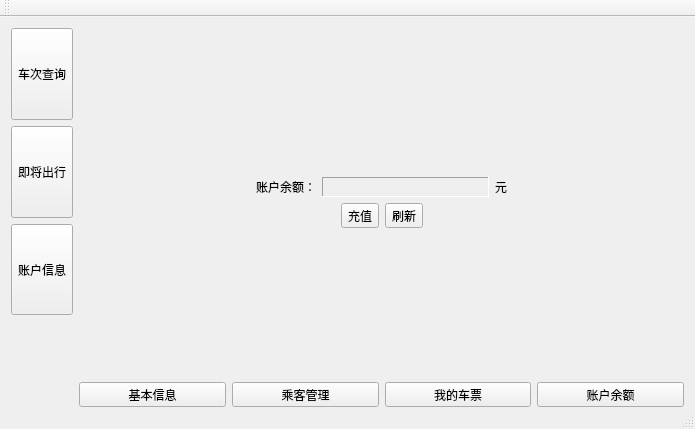
<?xml version="1.0" encoding="UTF-8"?>
<ui version="4.0">
 <class>MainWindow</class>
 <widget class="QMainWindow" name="MainWindow">
  <property name="geometry">
   <rect>
    <x>0</x>
    <y>0</y>
    <width>695</width>
    <height>429</height>
   </rect>
  </property>
  <property name="windowTitle">
   <string>12307票务管理系统</string>
  </property>
  <widget class="QWidget" name="centralWidget">
   <layout class="QHBoxLayout" name="horizontalLayout_3">
    <property name="bottomMargin">
     <number>0</number>
    </property>
    <item>
     <layout class="QVBoxLayout" name="verticalLayout">
      <item>
       <widget class="QToolButton" name="train_btm">
        <property name="sizePolicy">
         <sizepolicy hsizetype="Fixed" vsizetype="Expanding">
          <horstretch>0</horstretch>
          <verstretch>0</verstretch>
         </sizepolicy>
        </property>
        <property name="text">
         <string>车次查询</string>
        </property>
       </widget>
      </item>
      <item>
       <widget class="QToolButton" name="user_btm_2">
        <property name="sizePolicy">
         <sizepolicy hsizetype="Fixed" vsizetype="Expanding">
          <horstretch>0</horstretch>
          <verstretch>0</verstretch>
         </sizepolicy>
        </property>
        <property name="text">
         <string>即将出行</string>
        </property>
       </widget>
      </item>
      <item>
       <widget class="QToolButton" name="user_btm">
        <property name="sizePolicy">
         <sizepolicy hsizetype="Fixed" vsizetype="Expanding">
          <horstretch>0</horstretch>
          <verstretch>0</verstretch>
         </sizepolicy>
        </property>
        <property name="text">
         <string>账户信息</string>
        </property>
       </widget>
      </item>
      <item>
       <spacer name="verticalSpacer">
        <property name="orientation">
         <enum>Qt::Vertical</enum>
        </property>
        <property name="sizeHint" stdset="0">
         <size>
          <width>20</width>
          <height>40</height>
         </size>
        </property>
       </spacer>
      </item>
     </layout>
    </item>
    <item>
     <widget class="QStackedWidget" name="stackedWidget">
      <property name="currentIndex">
       <number>1</number>
      </property>
      <widget class="QWidget" name="train">
       <layout class="QVBoxLayout" name="verticalLayout_2">
        <item>
         <layout class="QHBoxLayout" name="horizontalLayout_4">
          <item>
           <layout class="QFormLayout" name="formLayout">
            <item row="0" column="0">
             <widget class="QLabel" name="label">
              <property name="text">
               <string>始发站</string>
              </property>
             </widget>
            </item>
            <item row="0" column="1">
             <widget class="QComboBox" name="origin"/>
            </item>
            <item row="1" column="0">
             <widget class="QLabel" name="label_2">
              <property name="text">
               <string>终点站</string>
              </property>
             </widget>
            </item>
            <item row="1" column="1">
             <widget class="QComboBox" name="destination"/>
            </item>
            <item row="2" column="0">
             <widget class="QLabel" name="label_3">
              <property name="text">
               <string>出发日期</string>
              </property>
             </widget>
            </item>
            <item row="2" column="1">
             <widget class="QDateEdit" name="dateEdit">
              <property name="sizePolicy">
               <sizepolicy hsizetype="Expanding" vsizetype="Fixed">
                <horstretch>0</horstretch>
                <verstretch>0</verstretch>
               </sizepolicy>
              </property>
              <property name="displayFormat">
               <string>yyyy-MM-dd</string>
              </property>
              <property name="calendarPopup">
               <bool>true</bool>
              </property>
             </widget>
            </item>
           </layout>
          </item>
          <item>
           <layout class="QFormLayout" name="formLayout_2">
            <item row="0" column="0">
             <widget class="QLabel" name="label_4">
              <property name="text">
               <string>车次</string>
              </property>
             </widget>
            </item>
            <item row="0" column="1">
             <widget class="QLineEdit" name="trainNumber"/>
            </item>
            <item row="1" column="0">
             <widget class="QLabel" name="label_5">
              <property name="text">
               <string>列车类型</string>
              </property>
             </widget>
            </item>
            <item row="1" column="1">
             <widget class="QComboBox" name="trainType"/>
            </item>
            <item row="2" column="0">
             <widget class="QLabel" name="label_6">
              <property name="text">
               <string>座位类型</string>
              </property>
             </widget>
            </item>
            <item row="2" column="1">
             <widget class="QComboBox" name="spotType"/>
            </item>
           </layout>
          </item>
          <item>
           <widget class="QPushButton" name="searchButton">
            <property name="sizePolicy">
             <sizepolicy hsizetype="Minimum" vsizetype="Fixed">
              <horstretch>0</horstretch>
              <verstretch>0</verstretch>
             </sizepolicy>
            </property>
            <property name="text">
             <string>🔍搜索</string>
            </property>
            <property name="autoDefault">
             <bool>true</bool>
            </property>
           </widget>
          </item>
         </layout>
        </item>
        <item>
         <widget class="QTableWidget" name="trainInfo">
          <property name="editTriggers">
           <set>QAbstractItemView::NoEditTriggers</set>
          </property>
          <property name="selectionMode">
           <enum>QAbstractItemView::SingleSelection</enum>
          </property>
          <property name="selectionBehavior">
           <enum>QAbstractItemView::SelectRows</enum>
          </property>
          <property name="sortingEnabled">
           <bool>true</bool>
          </property>
          <property name="rowCount">
           <number>0</number>
          </property>
          <property name="columnCount">
           <number>8</number>
          </property>
          <attribute name="horizontalHeaderDefaultSectionSize">
           <number>55</number>
          </attribute>
          <attribute name="horizontalHeaderStretchLastSection">
           <bool>true</bool>
          </attribute>
          <attribute name="verticalHeaderVisible">
           <bool>false</bool>
          </attribute>
          <attribute name="verticalHeaderDefaultSectionSize">
           <number>21</number>
          </attribute>
          <column>
           <property name="text">
            <string>车次</string>
           </property>
          </column>
          <column>
           <property name="text">
            <string>始发站</string>
           </property>
          </column>
          <column>
           <property name="text">
            <string>终点站</string>
           </property>
          </column>
          <column>
           <property name="text">
            <string>发车时间</string>
           </property>
          </column>
          <column>
           <property name="text">
            <string>到达时间</string>
           </property>
          </column>
          <column>
           <property name="text">
            <string>运行时长</string>
           </property>
          </column>
          <column>
           <property name="text">
            <string>余票</string>
           </property>
          </column>
          <column>
           <property name="text">
            <string>价格</string>
           </property>
          </column>
         </widget>
        </item>
        <item>
         <layout class="QHBoxLayout" name="horizontalLayout_6">
          <item>
           <spacer name="horizontalSpacer">
            <property name="orientation">
             <enum>Qt::Horizontal</enum>
            </property>
            <property name="sizeHint" stdset="0">
             <size>
              <width>40</width>
              <height>20</height>
             </size>
            </property>
           </spacer>
          </item>
          <item>
           <widget class="QPushButton" name="deleteButton">
            <property name="text">
             <string>删除</string>
            </property>
           </widget>
          </item>
          <item>
           <widget class="QPushButton" name="addButton">
            <property name="text">
             <string>添加</string>
            </property>
           </widget>
          </item>
          <item>
           <widget class="QPushButton" name="modifyButton">
            <property name="sizePolicy">
             <sizepolicy hsizetype="Preferred" vsizetype="Fixed">
              <horstretch>0</horstretch>
              <verstretch>0</verstretch>
             </sizepolicy>
            </property>
            <property name="text">
             <string>修改</string>
            </property>
           </widget>
          </item>
          <item>
           <widget class="QPushButton" name="orderButton">
            <property name="sizePolicy">
             <sizepolicy hsizetype="Preferred" vsizetype="Fixed">
              <horstretch>0</horstretch>
              <verstretch>0</verstretch>
             </sizepolicy>
            </property>
            <property name="text">
             <string>购买</string>
            </property>
           </widget>
          </item>
         </layout>
        </item>
       </layout>
      </widget>
      <widget class="QWidget" name="user">
       <layout class="QVBoxLayout" name="verticalLayout_3">
        <property name="leftMargin">
         <number>0</number>
        </property>
        <property name="topMargin">
         <number>0</number>
        </property>
        <property name="rightMargin">
         <number>0</number>
        </property>
        <property name="bottomMargin">
         <number>0</number>
        </property>
        <item>
         <widget class="QStackedWidget" name="stackedWidget_2">
          <property name="frameShadow">
           <enum>QFrame::Raised</enum>
          </property>
          <property name="currentIndex">
           <number>3</number>
          </property>
          <widget class="QWidget" name="info_stk">
           <layout class="QVBoxLayout" name="verticalLayout_4">
            <item>
             <widget class="QLabel" name="label_7">
              <property name="text">
               <string/>
              </property>
             </widget>
            </item>
            <item>
             <spacer name="verticalSpacer_3">
              <property name="orientation">
               <enum>Qt::Vertical</enum>
              </property>
              <property name="sizeHint" stdset="0">
               <size>
                <width>20</width>
                <height>40</height>
               </size>
              </property>
             </spacer>
            </item>
            <item>
             <layout class="QHBoxLayout" name="horizontalLayout_5">
              <item>
               <spacer name="horizontalSpacer_2">
                <property name="orientation">
                 <enum>Qt::Horizontal</enum>
                </property>
                <property name="sizeHint" stdset="0">
                 <size>
                  <width>40</width>
                  <height>20</height>
                 </size>
                </property>
               </spacer>
              </item>
              <item>
               <layout class="QGridLayout" name="gridLayout">
                <item row="0" column="0">
                 <widget class="QLabel" name="username_label">
                  <property name="sizePolicy">
                   <sizepolicy hsizetype="Fixed" vsizetype="Preferred">
                    <horstretch>0</horstretch>
                    <verstretch>0</verstretch>
                   </sizepolicy>
                  </property>
                  <property name="text">
                   <string>用户名：</string>
                  </property>
                 </widget>
                </item>
                <item row="0" column="1">
                 <widget class="QLabel" name="username_lab">
                  <property name="sizePolicy">
                   <sizepolicy hsizetype="Fixed" vsizetype="Preferred">
                    <horstretch>0</horstretch>
                    <verstretch>0</verstretch>
                   </sizepolicy>
                  </property>
                  <property name="text">
                   <string/>
                  </property>
                 </widget>
                </item>
                <item row="1" column="0">
                 <widget class="QLabel" name="passwd_label">
                  <property name="sizePolicy">
                   <sizepolicy hsizetype="Fixed" vsizetype="Preferred">
                    <horstretch>0</horstretch>
                    <verstretch>0</verstretch>
                   </sizepolicy>
                  </property>
                  <property name="text">
                   <string>密码：</string>
                  </property>
                 </widget>
                </item>
                <item row="2" column="0">
                 <widget class="QLabel" name="name_label">
                  <property name="sizePolicy">
                   <sizepolicy hsizetype="Fixed" vsizetype="Preferred">
                    <horstretch>0</horstretch>
                    <verstretch>0</verstretch>
                   </sizepolicy>
                  </property>
                  <property name="text">
                   <string>姓名：</string>
                  </property>
                 </widget>
                </item>
                <item row="2" column="1">
                 <widget class="QLabel" name="name_lab">
                  <property name="sizePolicy">
                   <sizepolicy hsizetype="Fixed" vsizetype="Preferred">
                    <horstretch>0</horstretch>
                    <verstretch>0</verstretch>
                   </sizepolicy>
                  </property>
                  <property name="text">
                   <string/>
                  </property>
                 </widget>
                </item>
                <item row="3" column="0">
                 <widget class="QLabel" name="sex_label">
                  <property name="sizePolicy">
                   <sizepolicy hsizetype="Fixed" vsizetype="Preferred">
                    <horstretch>0</horstretch>
                    <verstretch>0</verstretch>
                   </sizepolicy>
                  </property>
                  <property name="text">
                   <string>性别：</string>
                  </property>
                 </widget>
                </item>
                <item row="3" column="1">
                 <widget class="QLabel" name="sex_lab">
                  <property name="sizePolicy">
                   <sizepolicy hsizetype="Fixed" vsizetype="Preferred">
                    <horstretch>0</horstretch>
                    <verstretch>0</verstretch>
                   </sizepolicy>
                  </property>
                  <property name="text">
                   <string/>
                  </property>
                 </widget>
                </item>
                <item row="4" column="0">
                 <widget class="QLabel" name="phone_label">
                  <property name="sizePolicy">
                   <sizepolicy hsizetype="Fixed" vsizetype="Preferred">
                    <horstretch>0</horstretch>
                    <verstretch>0</verstretch>
                   </sizepolicy>
                  </property>
                  <property name="text">
                   <string>电话：</string>
                  </property>
                 </widget>
                </item>
                <item row="4" column="1">
                 <widget class="QLabel" name="phone_lab">
                  <property name="sizePolicy">
                   <sizepolicy hsizetype="Fixed" vsizetype="Preferred">
                    <horstretch>0</horstretch>
                    <verstretch>0</verstretch>
                   </sizepolicy>
                  </property>
                  <property name="text">
                   <string/>
                  </property>
                 </widget>
                </item>
                <item row="5" column="0">
                 <widget class="QLabel" name="email_label">
                  <property name="sizePolicy">
                   <sizepolicy hsizetype="Fixed" vsizetype="Preferred">
                    <horstretch>0</horstretch>
                    <verstretch>0</verstretch>
                   </sizepolicy>
                  </property>
                  <property name="text">
                   <string>邮箱：</string>
                  </property>
                 </widget>
                </item>
                <item row="5" column="1">
                 <widget class="QLabel" name="email_lab">
                  <property name="sizePolicy">
                   <sizepolicy hsizetype="Fixed" vsizetype="Preferred">
                    <horstretch>0</horstretch>
                    <verstretch>0</verstretch>
                   </sizepolicy>
                  </property>
                  <property name="text">
                   <string/>
                  </property>
                 </widget>
                </item>
                <item row="1" column="1">
                 <widget class="QPushButton" name="password_reset">
                  <property name="sizePolicy">
                   <sizepolicy hsizetype="Fixed" vsizetype="Fixed">
                    <horstretch>0</horstretch>
                    <verstretch>0</verstretch>
                   </sizepolicy>
                  </property>
                  <property name="text">
                   <string>修改密码</string>
                  </property>
                 </widget>
                </item>
               </layout>
              </item>
              <item>
               <spacer name="horizontalSpacer_3">
                <property name="orientation">
                 <enum>Qt::Horizontal</enum>
                </property>
                <property name="sizeHint" stdset="0">
                 <size>
                  <width>40</width>
                  <height>20</height>
                 </size>
                </property>
               </spacer>
              </item>
             </layout>
            </item>
            <item>
             <layout class="QHBoxLayout" name="horizontalLayout_2">
              <item>
               <spacer name="horizontalSpacer_4">
                <property name="orientation">
                 <enum>Qt::Horizontal</enum>
                </property>
                <property name="sizeHint" stdset="0">
                 <size>
                  <width>40</width>
                  <height>20</height>
                 </size>
                </property>
               </spacer>
              </item>
              <item>
               <widget class="QPushButton" name="info_updatebtn">
                <property name="sizePolicy">
                 <sizepolicy hsizetype="Fixed" vsizetype="Fixed">
                  <horstretch>0</horstretch>
                  <verstretch>0</verstretch>
                 </sizepolicy>
                </property>
                <property name="text">
                 <string>修改</string>
                </property>
               </widget>
              </item>
              <item>
               <widget class="QPushButton" name="info_query_btn">
                <property name="sizePolicy">
                 <sizepolicy hsizetype="Fixed" vsizetype="Fixed">
                  <horstretch>0</horstretch>
                  <verstretch>0</verstretch>
                 </sizepolicy>
                </property>
                <property name="text">
                 <string>刷新</string>
                </property>
               </widget>
              </item>
              <item>
               <spacer name="horizontalSpacer_5">
                <property name="orientation">
                 <enum>Qt::Horizontal</enum>
                </property>
                <property name="sizeHint" stdset="0">
                 <size>
                  <width>40</width>
                  <height>20</height>
                 </size>
                </property>
               </spacer>
              </item>
             </layout>
            </item>
            <item>
             <spacer name="verticalSpacer_2">
              <property name="orientation">
               <enum>Qt::Vertical</enum>
              </property>
              <property name="sizeHint" stdset="0">
               <size>
                <width>20</width>
                <height>40</height>
               </size>
              </property>
             </spacer>
            </item>
           </layout>
          </widget>
          <widget class="QWidget" name="pass_stk"/>
          <widget class="QWidget" name="history_stk"/>
          <widget class="QWidget" name="money_stk">
           <layout class="QVBoxLayout" name="verticalLayout_5">
            <item>
             <spacer name="verticalSpacer_4">
              <property name="orientation">
               <enum>Qt::Vertical</enum>
              </property>
              <property name="sizeHint" stdset="0">
               <size>
                <width>20</width>
                <height>122</height>
               </size>
              </property>
             </spacer>
            </item>
            <item>
             <layout class="QHBoxLayout" name="horizontalLayout_7">
              <item>
               <spacer name="horizontalSpacer_6">
                <property name="orientation">
                 <enum>Qt::Horizontal</enum>
                </property>
                <property name="sizeHint" stdset="0">
                 <size>
                  <width>40</width>
                  <height>20</height>
                 </size>
                </property>
               </spacer>
              </item>
              <item>
               <widget class="QLabel" name="money_text">
                <property name="text">
                 <string>账户余额：</string>
                </property>
               </widget>
              </item>
              <item>
               <widget class="QLabel" name="money_dis_lab">
                <property name="sizePolicy">
                 <sizepolicy hsizetype="Expanding" vsizetype="Preferred">
                  <horstretch>0</horstretch>
                  <verstretch>0</verstretch>
                 </sizepolicy>
                </property>
                <property name="frameShape">
                 <enum>QFrame::Panel</enum>
                </property>
                <property name="frameShadow">
                 <enum>QFrame::Sunken</enum>
                </property>
                <property name="text">
                 <string/>
                </property>
               </widget>
              </item>
              <item>
               <widget class="QLabel" name="money_text2">
                <property name="text">
                 <string>元</string>
                </property>
               </widget>
              </item>
              <item>
               <spacer name="horizontalSpacer_7">
                <property name="orientation">
                 <enum>Qt::Horizontal</enum>
                </property>
                <property name="sizeHint" stdset="0">
                 <size>
                  <width>40</width>
                  <height>20</height>
                 </size>
                </property>
               </spacer>
              </item>
             </layout>
            </item>
            <item>
             <layout class="QHBoxLayout" name="horizontalLayout_8">
              <item>
               <spacer name="horizontalSpacer_8">
                <property name="orientation">
                 <enum>Qt::Horizontal</enum>
                </property>
                <property name="sizeHint" stdset="0">
                 <size>
                  <width>40</width>
                  <height>20</height>
                 </size>
                </property>
               </spacer>
              </item>
              <item>
               <widget class="QToolButton" name="money_update_btn">
                <property name="text">
                 <string>充值</string>
                </property>
               </widget>
              </item>
              <item>
               <widget class="QToolButton" name="money_query_btn">
                <property name="text">
                 <string>刷新</string>
                </property>
               </widget>
              </item>
              <item>
               <spacer name="horizontalSpacer_9">
                <property name="orientation">
                 <enum>Qt::Horizontal</enum>
                </property>
                <property name="sizeHint" stdset="0">
                 <size>
                  <width>40</width>
                  <height>20</height>
                 </size>
                </property>
               </spacer>
              </item>
             </layout>
            </item>
            <item>
             <spacer name="verticalSpacer_5">
              <property name="orientation">
               <enum>Qt::Vertical</enum>
              </property>
              <property name="sizeHint" stdset="0">
               <size>
                <width>20</width>
                <height>119</height>
               </size>
              </property>
             </spacer>
            </item>
           </layout>
          </widget>
         </widget>
        </item>
        <item>
         <layout class="QHBoxLayout" name="horizontalLayout">
          <item>
           <widget class="QToolButton" name="info_pb">
            <property name="sizePolicy">
             <sizepolicy hsizetype="Expanding" vsizetype="Fixed">
              <horstretch>0</horstretch>
              <verstretch>0</verstretch>
             </sizepolicy>
            </property>
            <property name="text">
             <string>基本信息</string>
            </property>
           </widget>
          </item>
          <item>
           <widget class="QToolButton" name="pass_pb">
            <property name="sizePolicy">
             <sizepolicy hsizetype="Expanding" vsizetype="Fixed">
              <horstretch>0</horstretch>
              <verstretch>0</verstretch>
             </sizepolicy>
            </property>
            <property name="text">
             <string>乘客管理</string>
            </property>
           </widget>
          </item>
          <item>
           <widget class="QToolButton" name="his_pb">
            <property name="sizePolicy">
             <sizepolicy hsizetype="Expanding" vsizetype="Fixed">
              <horstretch>0</horstretch>
              <verstretch>0</verstretch>
             </sizepolicy>
            </property>
            <property name="text">
             <string>我的车票</string>
            </property>
           </widget>
          </item>
          <item>
           <widget class="QToolButton" name="bal_pb">
            <property name="sizePolicy">
             <sizepolicy hsizetype="Expanding" vsizetype="Fixed">
              <horstretch>0</horstretch>
              <verstretch>0</verstretch>
             </sizepolicy>
            </property>
            <property name="text">
             <string>账户余额</string>
            </property>
           </widget>
          </item>
         </layout>
        </item>
       </layout>
      </widget>
     </widget>
    </item>
   </layout>
  </widget>
  <widget class="QMenuBar" name="menuBar">
   <property name="geometry">
    <rect>
     <x>0</x>
     <y>0</y>
     <width>695</width>
     <height>21</height>
    </rect>
   </property>
  </widget>
  <widget class="QToolBar" name="mainToolBar">
   <attribute name="toolBarArea">
    <enum>TopToolBarArea</enum>
   </attribute>
   <attribute name="toolBarBreak">
    <bool>false</bool>
   </attribute>
  </widget>
  <widget class="QStatusBar" name="statusBar"/>
 </widget>
 <layoutdefault spacing="6" margin="11"/>
 <resources/>
 <connections/>
</ui>
